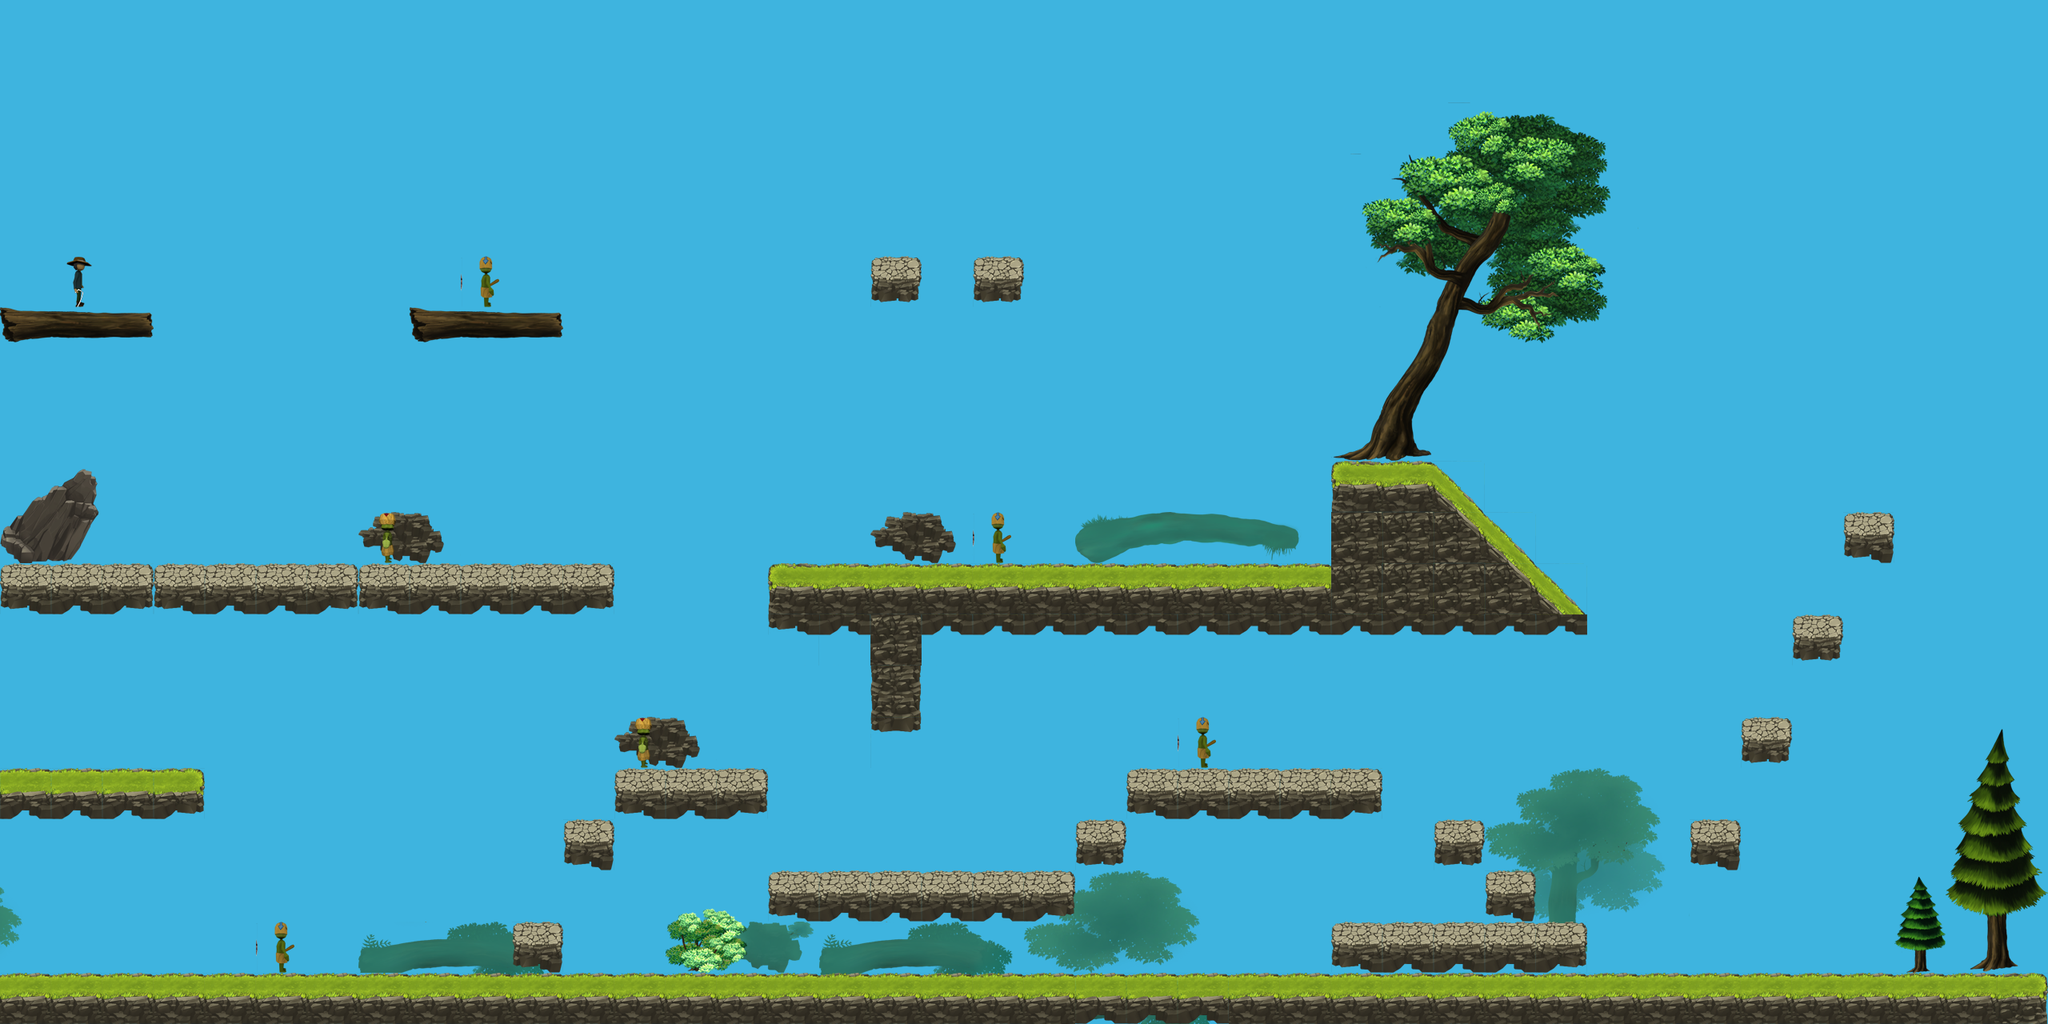

This is a level from a 2D game, rendered from its Tiled map with the project's own tilesets. A one-line summary and the map file follow, with tile-layer data summarised:
An orthogonal 40x20 tile map with 64x64 px tiles, 4 tile layers (Capa de patrones 1, Capa de patrones 2, Capa de patrones 3, Enemigos), 4 tilesets.

<map version="1.0" tiledversion="1.0.3" orientation="orthogonal" renderorder="left-up" width="40" height="20" tilewidth="64" tileheight="64" backgroundcolor="#3eb4df" nextobjectid="12">
 <tileset firstgid="1" name="tile_matrix_bg" tilewidth="64" tileheight="64" tilecount="40" columns="8">
  <image source="../../assets/drawable-hhdpi/tile_matrix_layer_1.png" width="512" height="320" />
 </tileset>
 <tileset firstgid="41" name="layer1" tilewidth="64" tileheight="64" tilecount="70" columns="10">
  <image source="../../assets/drawable-hhdpi/tile_matrix_layer_2.png" width="640" height="448" />
 </tileset>
 <tileset firstgid="111" name="tile_matrix_bg2" tilewidth="64" tileheight="64" tilecount="80" columns="10">
  <image source="../../assets/drawable-hhdpi/tile_matrix_layer_3.png" width="640" height="512" />
 </tileset>
 <tileset firstgid="191" name="enemy" tilewidth="64" tileheight="64" tilecount="5" columns="5">
  <image source="../../assets/drawable-hhdpi/enemy_tile.png" width="320" height="64" />
 </tileset>
 <layer name="Capa de patrones 1" width="40" height="20">
  <data>[800 cells, 54 non-empty, 36 distinct tile ids]</data>
 </layer>
 <layer name="Capa de patrones 2" width="40" height="20">
  <data>[800 cells, 133 non-empty, 22 distinct tile ids]</data>
 </layer>
 <layer name="Capa de patrones 3" width="40" height="20">
  <data>[800 cells, 57 non-empty, 53 distinct tile ids]</data>
 </layer>
 <layer name="Enemigos" width="40" height="20">
  <data>[800 cells, 7 non-empty, 3 distinct tile ids]</data>
 </layer>
</map>